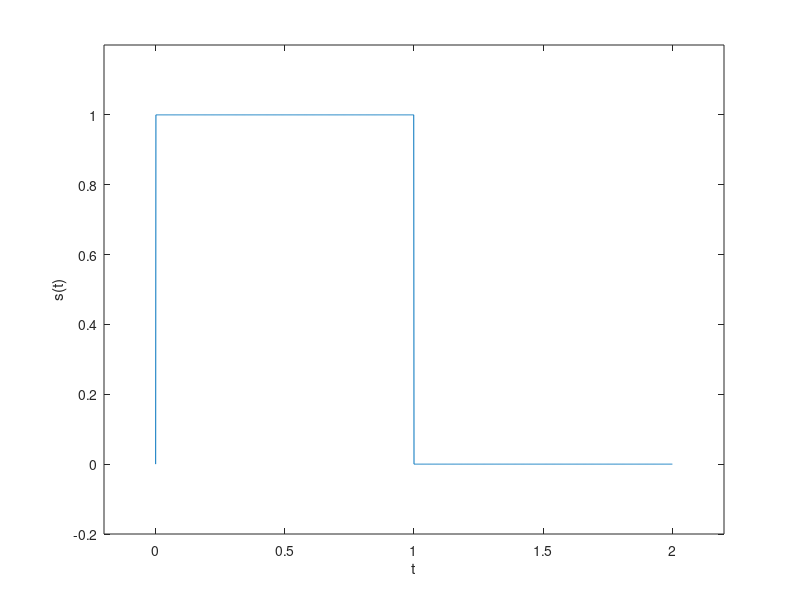
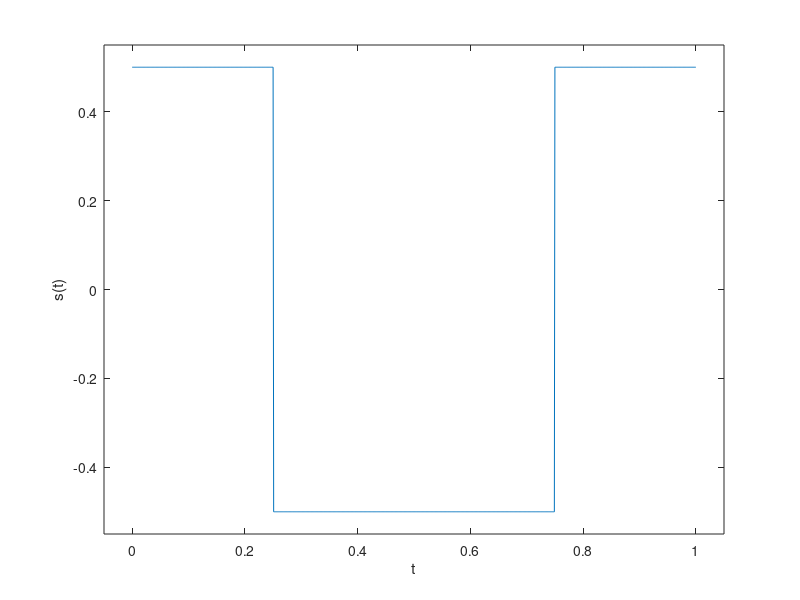

These charts were generated, in order, by the following MATLAB code:
clear;
t1=0:0.001:2;
t2=0:0.001:1;
s1=(t1<1)&(t1~=0);
s2=(t2<=1/4)+(t2>=3/4)-1/2;
figure(1);
plot(t1,s1);xlabel('t'),ylabel('s(t)');xlim([-0.2 2.2]);ylim([-0.2 1.2]);
figure(2);
plot(t2,s2);xlabel('t'),ylabel('s(t)');xlim([-0.05 1.05]);ylim([-0.55 0.55]);